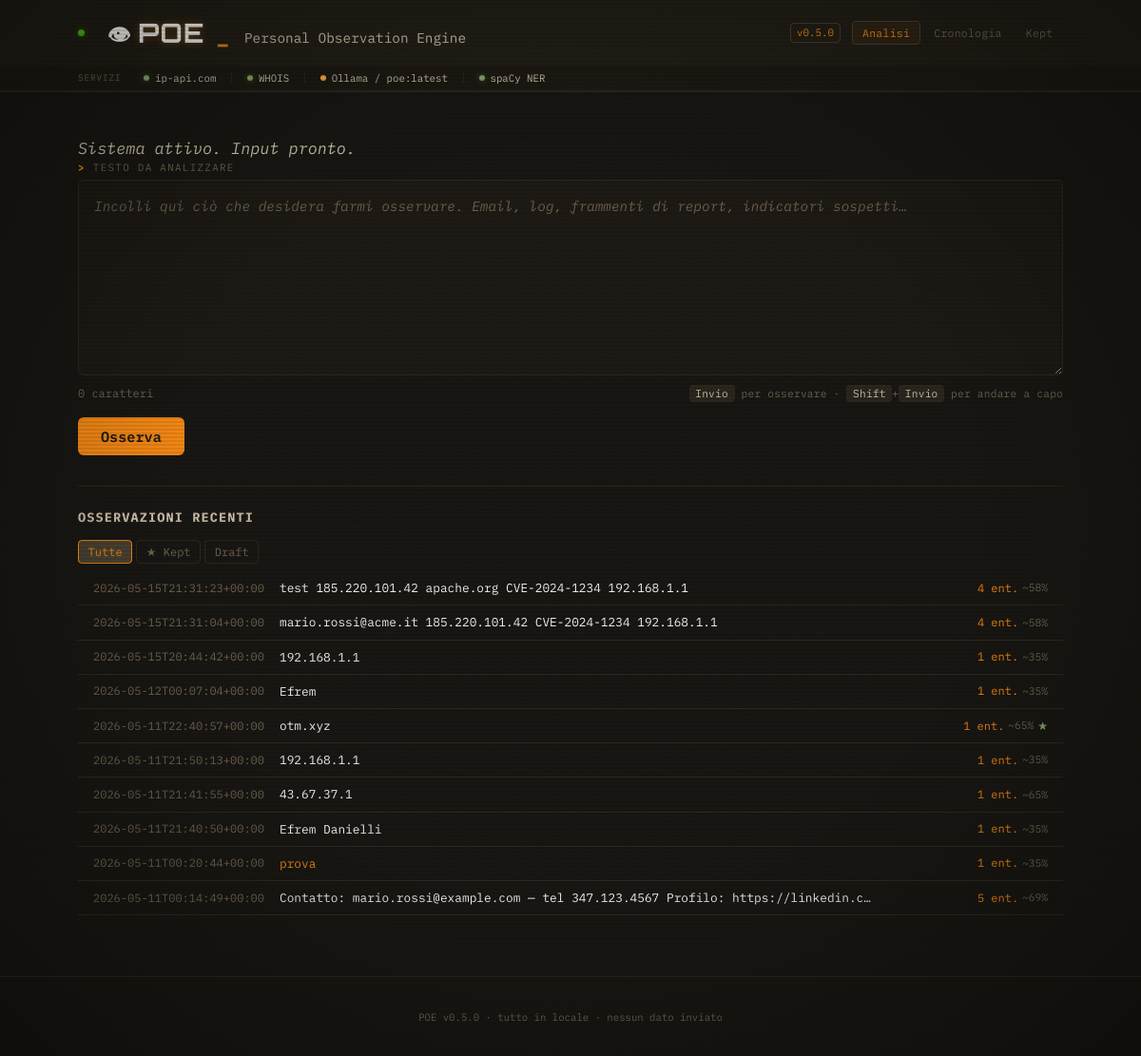
The page / on the database its author committed.
### tables this page shows
CREATE TABLE observations (
                id             INTEGER PRIMARY KEY AUTOINCREMENT,
                timestamp      TEXT NOT NULL,
                raw_input      TEXT NOT NULL,
                entities_json  TEXT NOT NULL
            , kept INTEGER NOT NULL DEFAULT 0, label TEXT, synthesis_text TEXT, synthesis_model TEXT, enrichment_json TEXT);

### app/main.py (the view)
@app.get("/", response_class=HTMLResponse)
def index(request: Request, view: str = Query(default="all")):
    if view not in _VALID_VIEWS:
        view = "all"
    recent = _enrich_recent(get_recent(limit=10, filter_kept=view))
    return templates.TemplateResponse(
        request, "index.html", {"recent": recent, "current_view": view}
    )

### app/templates/index.html (shortened to what this page needs)
{% extends "base.html" %}
{% block nav_analisi %}active{% endblock %}
{% block content %}
<section class="analyzer" aria-labelledby="analyzer-heading">
    <p class="poe-greeting">Sistema attivo. Input pronto.</p>
    <div class="input-section">
        <div class="input-label">Testo da analizzare</div>
        <form
            id="analyze-form"
            hx-post="/analyze"
            hx-target="#results"
            hx-indicator="#spinner"
            hx-swap="innerHTML"
        >
            <textarea
                id="text-input"
                name="text"
                placeholder="Incolli qui ciò che desidera farmi osservare. Email, log, frammenti di report, indicatori sospetti…"
                rows="8"
                required
                autofocus
                maxlength="50000"
                data-charcounter
                data-submit-on-enter
                aria-describedby="char-count-label keyboard-hint"
            ></textarea>
            <div class="form-meta">
                <span id="char-count-label" class="char-counter">
                    <span data-charcount>0</span> caratteri
                </span>
                <span id="keyboard-hint" class="keyboard-hint">
                    <kbd>Invio</kbd> per osservare ·
                    <kbd>Shift</kbd>+<kbd>Invio</kbd> per andare a capo
                </span>
            </div>
            <div class="form-row">
                <button type="submit">Osserva</button>
            </div>
        </form>
    </div>
</section>
<section id="history" class="history" aria-labelledby="history-heading">
    {% include "_history.html" %}
</section>
{% endblock %}

### app/templates/_history.html
{% if recent is defined %}
<h2 id="history-heading">Osservazioni recenti</h2>
<div class="filter-tabs">
    <a href="/?view=all"   class="filter-tab {% if (current_view | default('all')) == 'all'   %}active{% endif %}">Tutte</a>
    <a href="/?view=kept"  class="filter-tab {% if (current_view | default('all')) == 'kept'  %}active{% endif %}">&#9733; Kept</a>
    <a href="/?view=draft" class="filter-tab {% if (current_view | default('all')) == 'draft' %}active{% endif %}">Draft</a>
</div>
{% if recent %}
<ul class="history-list">
    {% for item in recent %}
    <li>
        <a href="/e/{{ item.id }}" class="history-item">
            <span class="ts">{{ item.timestamp }}</span>
            <span class="preview">
                {% if item.label %}
                <span class="history-label">{{ item.label }}</span>
                {% else %}
                {{ item.raw_input[:80] }}{% if item.raw_input|length > 80 %}…{% endif %}
                {% endif %}
            </span>
            <span class="history-meta">
                <span class="count">{{ item.entities|length }} ent.</span>
                {% if item.accuracy is defined and item.accuracy %}<span class="accuracy-sm">~{{ item.accuracy }}%</span>{% endif %}
                {% if item.kept %}<span class="kept-indicator">&#9733;</span>{% endif %}
            </span>
        </a>
    </li>
    {% endfor %}
</ul>
{% else %}
<p class="history-empty">Nessuna osservazione in questa vista.</p>
{% endif %}
{% endif %}

### rows shown on the page
observations: timestamp "2026-05-15T21:31:23+00:00", raw_input "test 185.220.101.42 apache.org CVE-2024-1234 192.168.1.1", entities|length "4", accuracy "58"
observations: timestamp "2026-05-15T21:31:04+00:00", raw_input "mario.rossi@acme.it 185.220.101.42 CVE-2024-1234 192.168.1.1", entities|length "4", accuracy "58"
observations: timestamp "2026-05-15T20:44:42+00:00", raw_input "192.168.1.1", entities|length "1", accuracy "35"
observations: timestamp "2026-05-12T00:07:04+00:00", raw_input "Efrem", entities|length "1", accuracy "35"
observations: timestamp "2026-05-11T22:40:57+00:00", raw_input "otm.xyz", entities|length "1", accuracy "65"
observations: timestamp "2026-05-11T21:50:13+00:00", raw_input "192.168.1.1", entities|length "1", accuracy "35"
observations: timestamp "2026-05-11T21:41:55+00:00", raw_input "43.67.37.1", entities|length "1", accuracy "65"
observations: timestamp "2026-05-11T21:40:50+00:00", raw_input "Efrem Danielli", entities|length "1", accuracy "35"
observations: timestamp "2026-05-11T00:20:44+00:00", label "prova", entities|length "1", accuracy "35"
observations: timestamp "2026-05-11T00:14:49+00:00", raw_input "Contatto: mario.rossi@example.com — tel 347.123.4567 Profilo: https://linkedin.c", entities|length "5", accuracy "69"
